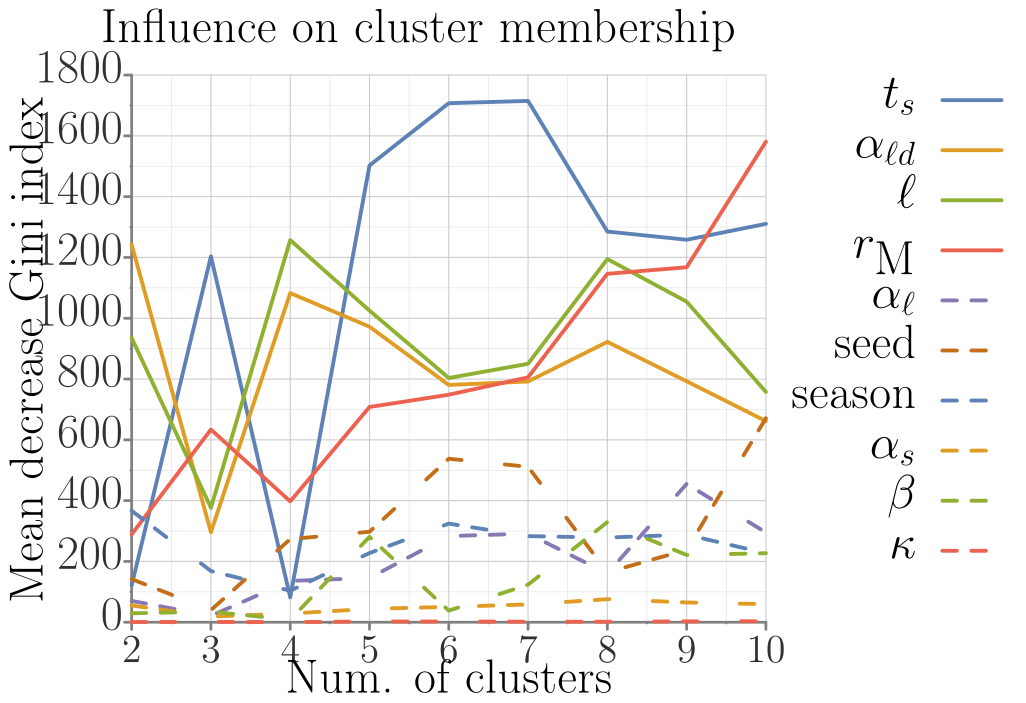

Write gnuplot code to recreate this figure.
##### terminal
clear
# set loadpath '~/Dropbox/proj/gp/src'
set term tikz standalone size 12.5cm,8.75cm font ",14" gparrows scale 2,2 textscale 2
set datafile separator ','

##### output
set output 'rf_k_kmeans_mdg.tex'

##### bg: bg color, axes, grid, tics
##### http://www.colourlovers.com/palette/268142/Danger_Mouse
Danger='#F84934'; # red
Shoes='#4D5E5F'; # grey
##### Rand Olson
roBlue='#1F77B4';
roRed='#D62728';
# border
set style line 21 lt 1 lc rgb '#808080' 
set border 3 back ls 21 lw 5
# grid
set style line 22 lt 2 lc rgb '#CCCCCC' lw 2
set style line 23 lt 2 lc rgb '#DDDDDD' lw 1
set grid xtics mxtics ytics mytics back ls 22, ls 23
# tics
set tics textcolor rgb '#303030'
set tics nomirror out scale 1,.1
set mxtics 2
set mytics 2

##### load default linestyles
set style increment user
# taken care of in terminal
do for [i=1:15] { set style line i lt 1 lw 7 }

##### line colors
# mathematica default
DarkBlue= '#5e82b5'
Orange=   '#e09c24'
Green=    '#8fb030'
Red=      '#eb634f'
Purple=   '#8778b3'
Brown=    '#c46e1a'
LightBlue='#5c9ec7'
Yellow=   '#FDBF6F'
MATHEMATICA="#5e82b5 #e09c24 #8fb030 #eb634f #8778b3 #c46e1a #5c9ec7 #FDBF6F"
do for[i=1:8] {set style line i lc rgb word(MATHEMATICA,i)}
####

##### data style
set style data lines

# NOTE: offsets should be a function of font sizes
##### key
set key t l Left spacing 2 width 5 opaque font ",18"

##### tics (note that tics are also set in theme)
set xtics font ",18" offset 0,.2
set ytics font ",18" offset 1.5,0

##### plot
set title font ",18" "Influence on cluster membership" offset -3,.3
set xlabel "Num. of clusters" offset 0,0 font ",18"
set ylabel "Mean decrease Gini index" offset -2,0 font ",18"


        set yrange [0:];        set key out Right spacing 2.3 t r;        set ytics offset 2,0;        set xtics offset 0,-.5;        set xlabel offset 0,.7;        set xtics font ",15";

plot             'par_start.csv' u 1:3 ls 1 t columnheader(1),             'par_ald.csv' u 1:3 ls 2 t columnheader(1),             'par_l.csv' u 1:3 ls 3 t columnheader(1),             'par_moore.csv' u 1:3 ls 4 t columnheader(1),             'par_local.csv' u 1:3 ls 5 dt 7 t columnheader(1),             'par_seed.csv' u 1:3 ls 6 dt 7 t columnheader(1),             'par_season.csv' u 1:3 ls 1 dt 7 t columnheader(1),             'par_short.csv' u 1:3 ls 2 dt 7 t columnheader(1),             'par_beta.csv' u 1:3 ls 3 dt 7 t columnheader(1),             'par_kappa.csv' u 1:3 ls 4 dt 7 t columnheader(1)             

#set term x11 reset;
